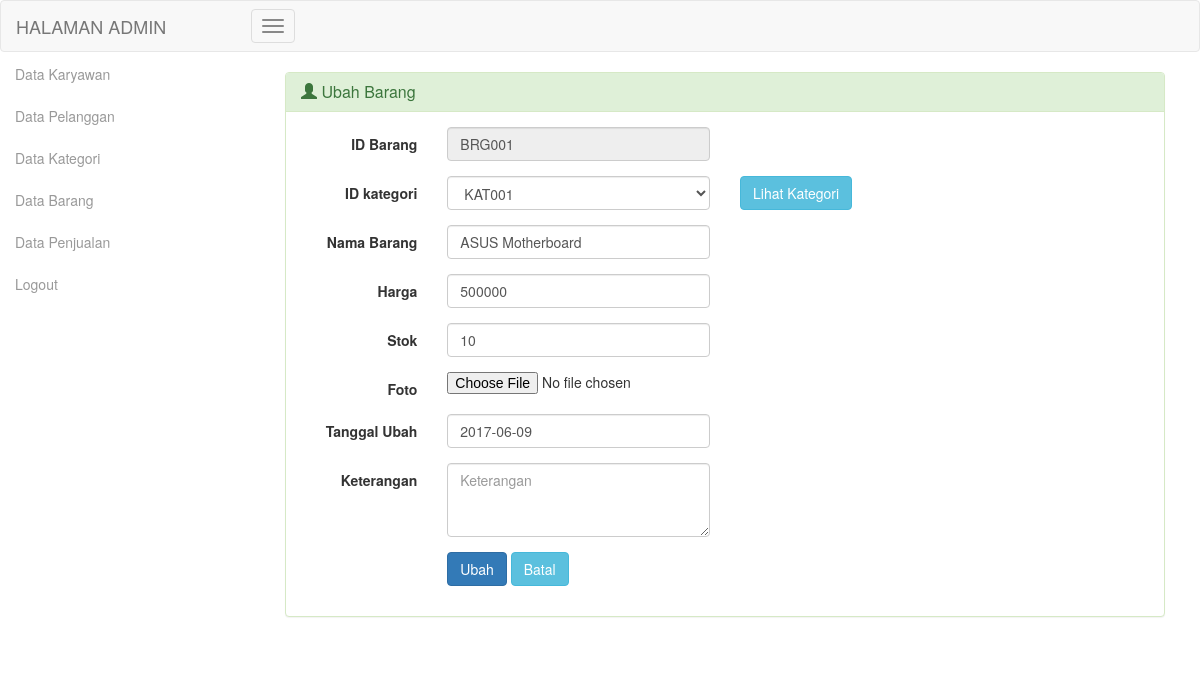
The page /admin/index.php?page=barang_ubah&id=BRG001 (signed in) on the database its author committed.
### tables this page shows
CREATE TABLE IF NOT EXISTS `barang` (
  `id_barang` varchar(15) NOT NULL DEFAULT '',
  `id_kategori` varchar(15) DEFAULT NULL,
  `nama_barang` varchar(100) DEFAULT NULL,
  `harga` decimal(10,0) DEFAULT NULL,
  `stok` int(11) DEFAULT NULL,
  `foto` text,
  `tanggal_ubah` date DEFAULT NULL,
  `keterangan_barang` varchar(100) DEFAULT NULL
);

### admin/barang_ubah.php (the view, shortened to what this page needs)
<?php
	if (!$_GET['id']=="") {
		$sql = mysql_query("SELECT * FROM barang WHERE id_barang='".$_GET['id']."'")
			or die (mysql_error());
		$data = mysql_fetch_array($sql);
	}
?>
<!doctype html>
<html lang="id">
	<head>
	</head>
	<body>
		<div class="col-sm-12">
			<div class="panel panel-success">
				<div class="panel-heading">
					<h3 class="panel-title"><span class="glyphicon glyphicon-user"></span> Ubah Barang </h3>
				</div>
				<div class="panel-body">
					<form class="form-horizontal" name="frmUbah" method="post" enctype="multipart/form-data">
						<div class="form-group">
							<label for="id_barang" class="control-label col-sm-2">ID Barang</label>
							<div class="col-sm-4">
								<input type="text" class="form-control" name="txtid_barang" placeholder="ID Barang"
								value="<?php echo $data['id_barang']; ?>" readonly />
							</div>
						</div>
						<div class="form-group">
							<label for="id_kategori" class="control-label col-sm-2">ID kategori</label>
							<div class="col-sm-4">
								<select class="form-control" name="txtid_kategori" onChange="changes(this.value)" >
									<?php
										$result = mysql_query("SELECT * FROM kategori");
										while ($row = mysql_fetch_array($result)) {
										$pilih='';
										if ($data['id_kategori']==$row['id_kategori']){
											$pilih='selected';
										}
											echo '<option '.$pilih.' value="' . $row['id_kategori'] . '">' . $row['id_kategori'] . '</option>';
										}
									?>
								</select>
							</div>
							<div class="col-sm-2">
                            	<a href="?page=kategori_tampil" target="_blank" class="btn btn-info">Lihat Kategori</a>
                       		</div>
						</div>
						<div class="form-group">
							<label for="nama_barang" class="control-label col-sm-2">Nama Barang</label>
							<div class="col-sm-4">
								<input type="text" class="form-control" name="txtnama_barang" placeholder="Nama Barang"
								value="<?php echo $data['nama_barang']; ?>" />
							</div>
						</div>
                 		<div class="form-group">
							<label for="harga" class="control-label col-sm-2">Harga</label>
							<div class="col-sm-4">
								<input type="text" class="form-control" name="txtharga" placeholder="Harga" onkeyup="validAngka(this)"
								value="<?php echo $data['harga']; ?>" />
							</div>
						</div>
                		<div class="form-group">
							<label for="stok" class="control-label col-sm-2">Stok</label>
							<div class="col-sm-4">
								<input type="text" class="form-control" name="txtstok" placeholder="Stok" onkeyup="validAngka(this)"
								value="<?php echo $data['stok']; ?>" />
							</div>
						</div>
                 		<div class="form-group">
							<label for="foto" class="control-label col-sm-2">Foto</label>
							<div class="col-sm-4">
								<input name="Foto" type="file" size="31"/>
							</div>
						</div>
                		<div class="form-group">
                        	<label for="tanggal_ubah" class="control-label col-sm-2">Tanggal Ubah</label>
                        	<div class="col-sm-4">
                        		<input type="text" class="form-control" name="txttanggal_ubah" id="datepicker" placeholder="Tanggal Ubah" value="<?php echo $data['tanggal_ubah']; ?>"/>
                        	</div>
                 		</div>
                 		<div class="form-group">
							<label for="keterangan_barang" class="control-label col-sm-2">Keterangan</label>
							<div class="col-sm-4">
								<textarea class="form-control" name="taketerangan_barang" rows="3" placeholder="Keterangan"><?php echo $data['keterangan_barang']; ?></textarea>
							</div>
						</div>
						<div class="form-group">
							<div class="col-sm-offset-2 col-sm-3">
								<button type="submit" class="btn btn-primary" name="btnUbah">Ubah</button>
								<button type="reset" class="btn btn-info" name="btnBatal"
								onclick="window.location.href='?page=barang_tampil'">Batal</button>
							</div>
						</div>
					</form>
				</div>
			</div>
		</div>
	</body>
</html>

### rows shown on the page
barang: txtid_barang "BRG001", txtnama_barang "ASUS Motherboard", txtharga "500000", txtstok "10", txttanggal_ubah "2017-06-09"

### other values the page prints
form field txtid_kategori "KAT001"
